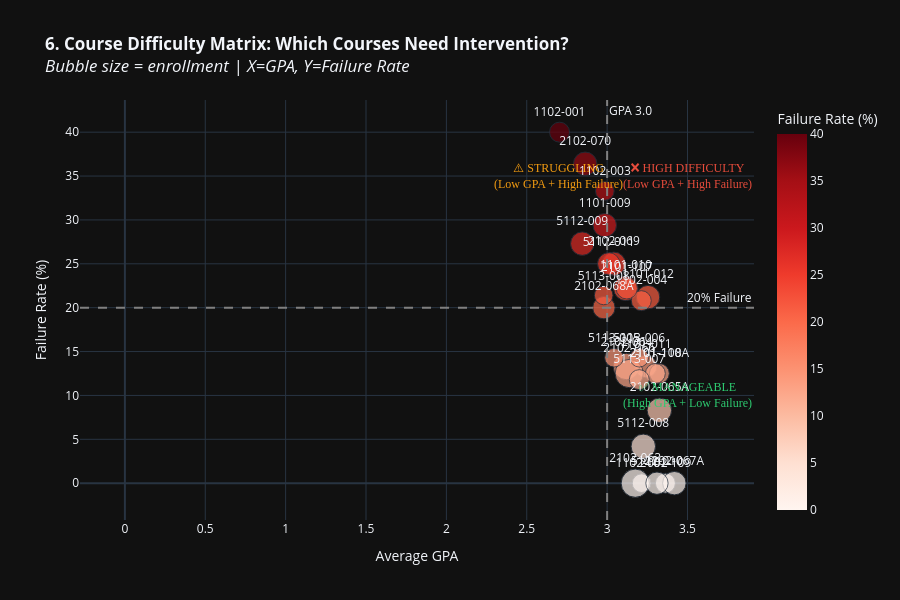

The code cell stored with this chart in its notebook:
### Markdown cell above
---
# 🎓 SECTION 3: COURSE DEEP DIVES
**Comparing courses side-by-side to identify problem areas**

### Code cell
# ==========================================
# CHART 6: Course Difficulty Matrix (Bubble Chart)
# ==========================================

# Calculate metrics per course
course_metrics = master_df.groupby('CLASS').agg({
    'GPA': 'mean',
    'STUDENT ID': 'nunique',
    'PERIOD': 'count'
}).reset_index()
course_metrics.columns = ['CLASS', 'Avg_GPA', 'Total_Students', 'Total_Records']

# Calculate failure rate
failures = master_df[master_df['GPA'] < 2.5].groupby('CLASS').size().reset_index(name='Failures')
course_metrics = course_metrics.merge(failures, on='CLASS', how='left').fillna(0)
course_metrics['Failure_Rate'] = (course_metrics['Failures'] / course_metrics['Total_Records'] * 100).round(1)

fig = px.scatter(
    course_metrics,
    x='Avg_GPA',
    y='Failure_Rate',
    size='Total_Students',
    color='Failure_Rate',
    hover_data=['CLASS', 'Total_Students', 'Avg_GPA', 'Failure_Rate'],
    title='<b>6. Course Difficulty Matrix: Which Courses Need Intervention?</b><br><i>Bubble size = enrollment | X=GPA, Y=Failure Rate</i>',
    labels={'Avg_GPA': 'Average GPA', 'Failure_Rate': 'Failure Rate (%)', 'Total_Students': 'Enrollment'},
    color_continuous_scale='Reds',
    height=600,
    text='CLASS'
)

# Add quadrant lines
fig.add_vline(x=3.0, line_dash='dash', line_color='gray', line_width=2, annotation_text='GPA 3.0')
fig.add_hline(y=20, line_dash='dash', line_color='gray', line_width=2, annotation_text='20% Failure')

# Add quadrant labels
fig.add_annotation(x=3.5, y=35, text='❌ HIGH DIFFICULTY<br>(Low GPA + High Failure)', 
                   showarrow=False, font=dict(color='#e74c3c', size=12, family='Arial Black'))
fig.add_annotation(x=3.5, y=10, text='✅ MANAGEABLE<br>(High GPA + Low Failure)', 
                   showarrow=False, font=dict(color='#2ecc71', size=12, family='Arial Black'))
fig.add_annotation(x=2.7, y=35, text='⚠️ STRUGGLING<br>(Low GPA + High Failure)', 
                   showarrow=False, font=dict(color='#f39c12', size=12, family='Arial Black'))

fig.update_traces(textposition='top center')
fig.show()

print('\n📊 Most Challenging Courses (by failure rate):')
print(course_metrics.nlargest(5, 'Failure_Rate')[['CLASS', 'Avg_GPA', 'Failure_Rate', 'Total_Students']])

### Figure 1 — Plotly figure (JSON) as saved in the notebook; plotly's stock layout.template omitted (floating-point values rounded to 4 significant figures)
{"data": [{"customdata": [["1101-009", 11], ["1101-010", 12], ["1101-011", 10], ["1101-012", 11], ["1102-001", 8], ["1102-002", 7], ["1102-003", 7], ["1102-004", 8], ["2101-107", 9], ["2101-108A", 8], ["2101-109", 8], ["2101-110", 8], ["2101-111", 8], ["2102-063", 16], ["2102-064", 14], ["2102-065A", 12], ["2102-066", 16], ["2102-067A", 11], ["2102-068A", 10], ["2102-069", 11], ["2102-070", 11], ["5112-008", 12], ["5112-009", 11], ["5112-010", 10], ["5112-011", 10], ["5113-005", 7], ["5113-006", 7], ["5113-007", 8], ["5113-008", 7], ["5113-009", 7]], "hovertemplate": "Average GPA=%{x}<br>Failure Rate (%)=%{marker.color}<br>Enrollment=%{customdata[1]}<br>CLASS=%{customdata[0]}<extra></extra>", "legendgroup": "", "marker": {"color": [29.4, 22.2, 13.3, 21.2, 40, 0, 33.3, 20.8, 22.2, 12.5, 0, 12.5, null, 0, 13.3, 8.3, 12.5, 0, 20, 25, 36.4, 4.2, 27.3, 0, 25, 14.3, 14.3, 11.8, 21.4, null], "coloraxis": "coloraxis", "size": [11, 12, 10, 11, 8, 7, 7, 8, 9, 8, 8, 8, 8, 16, 14, 12, 16, 11, 10, 11, 11, 12, 11, 10, 10, 7, 7, 8, 7, 7], "sizemode": "area", "sizeref": 0.04, "symbol": "circle"}, "mode": "markers+text", "name": "", "orientation": "v", "showlegend": false, "text": ["1101-009", "1101-010", "1101-011", "1101-012", "1102-001", "1102-002", "1102-003", "1102-004", "2101-107", "2101-108A", "2101-109", "2101-110", "2101-111", "2102-063", "2102-064", "2102-065A", "2102-066", "2102-067A", "2102-068A", "2102-069", "2102-070", "5112-008", "5112-009", "5112-010", "5112-011", "5113-005", "5113-006", "5113-007", "5113-008", "5113-009"], "textposition": "top center", "type": "scatter", "x": [2.985, 3.117, 3.24, 3.255, 2.704, 3.214, 2.986, 3.212, 3.122, 3.325, 3.362, 3.3, 0, 3.175, 3.12, 3.325, 3.138, 3.418, 2.98, 3.042, 2.864, 3.225, 2.845, 3.31, 3.01, 3.043, 3.2, 3.2, 2.979, 0], "xaxis": "x", "y": [29.4, 22.2, 13.3, 21.2, 40, 0, 33.3, 20.8, 22.2, 12.5, 0, 12.5, null, 0, 13.3, 8.3, 12.5, 0, 20, 25, 36.4, 4.2, 27.3, 0, 25, 14.3, 14.3, 11.8, 21.4, null], "yaxis": "y"}], "layout": {"annotations": [{"showarrow": false, "text": "GPA 3.0", "x": 3, "xanchor": "left", "xref": "x", "y": 1, "yanchor": "top", "yref": "y domain"}, {"showarrow": false, "text": "20% Failure", "x": 1, "xanchor": "right", "xref": "x domain", "y": 20, "yanchor": "bottom", "yref": "y"}, {"font": {"color": "#e74c3c", "family": "Arial Black", "size": 12}, "showarrow": false, "text": "❌ HIGH DIFFICULTY<br>(Low GPA + High Failure)", "x": 3.5, "y": 35}, {"font": {"color": "#2ecc71", "family": "Arial Black", "size": 12}, "showarrow": false, "text": "✅ MANAGEABLE<br>(High GPA + Low Failure)", "x": 3.5, "y": 10}, {"font": {"color": "#f39c12", "family": "Arial Black", "size": 12}, "showarrow": false, "text": "⚠️ STRUGGLING<br>(Low GPA + High Failure)", "x": 2.7, "y": 35}], "coloraxis": {"colorbar": {"title": {"text": "Failure Rate (%)"}}, "colorscale": [[0, "rgb(255,245,240)"], [0.125, "rgb(254,224,210)"], [0.25, "rgb(252,187,161)"], [0.375, "rgb(252,146,114)"], [0.5, "rgb(251,106,74)"], [0.625, "rgb(239,59,44)"], [0.75, "rgb(203,24,29)"], [0.875, "rgb(165,15,21)"], [1, "rgb(103,0,13)"]]}, "height": 600, "legend": {"itemsizing": "constant", "tracegroupgap": 0}, "shapes": [{"line": {"color": "gray", "dash": "dash", "width": 2}, "type": "line", "x0": 3, "x1": 3, "xref": "x", "y0": 0, "y1": 1, "yref": "y domain"}, {"line": {"color": "gray", "dash": "dash", "width": 2}, "type": "line", "x0": 0, "x1": 1, "xref": "x domain", "y0": 20, "y1": 20, "yref": "y"}], "title": {"text": "<b>6. Course Difficulty Matrix: Which Courses Need Intervention?</b><br><i>Bubble size = enrollment | X=GPA, Y=Failure Rate</i>"}, "xaxis": {"anchor": "y", "domain": [0, 1], "title": {"text": "Average GPA"}}, "yaxis": {"anchor": "x", "domain": [0, 1], "title": {"text": "Failure Rate (%)"}}}}
